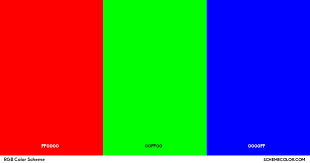
#> input picture color detection/sample images/download (2).png, 310 x 163 px, found by its file name
$ jupyter execute static_image_color_detection.ipynb
#> lines starting #> are read from the running program, lines starting #| are printed output that depends on the picture; after the words box and inside, x2 and y2 are one past the last pixel; in counts of white or black regions, pixels touching at a corner belong together
[cell 1]
import cv2
import numpy as np
from google.colab.patches import cv2_imshow  # remove if using pure Jupyter


COLOR_RANGES = {
    "Red": [
        ((0, 120, 70), (10, 255, 255)),
        ((170, 120, 70), (180, 255, 255))
    ],
    "Orange": [((10, 100, 20), (20, 255, 255))],
    "Yellow": [((20, 100, 100), (30, 255, 255))],
    "Green": [((36, 100, 100), (86, 255, 255))],
    "Blue": [((94, 80, 2), (126, 255, 255))],
    "Purple": [((125, 50, 50), (145, 255, 255))],
    "Pink": [((145, 50, 50), (170, 255, 255))],
    "Brown": [((10, 100, 20), (20, 200, 150))],
    "White": [((0, 0, 200), (180, 30, 255))],
    "Black": [((0, 0, 0), (180, 255, 30))]
}


def detect_color_hsv(hsv_img, x, y, region=10):
    h, w, _ = hsv_img.shape

    x1 = max(0, x - region)
    y1 = max(0, y - region)
    x2 = min(w, x + region)
    y2 = min(h, y + region)

    roi = hsv_img[y1:y2, x1:x2]
    avg_hsv = np.mean(roi.reshape(-1, 3), axis=0)

    h_val, s_val, v_val = avg_hsv

    for color, ranges in COLOR_RANGES.items():
        for lower, upper in ranges:
            lower = np.array(lower)
            upper = np.array(upper)
            if lower[0] <= h_val <= upper[0] and \
               lower[1] <= s_val <= upper[1] and \
               lower[2] <= v_val <= upper[2]:
                return color

    return "Unknown"

image_path = "/content/download (2).png"  # change path if needed
image = cv2.imread(image_path)
#> image is the input picture: shape (163, 310, 3); mean B, G, R 92.7, 92.8, 92.3

if image is None:
    print("Image not found!")
else:
    image = cv2.resize(image, (600, 400))
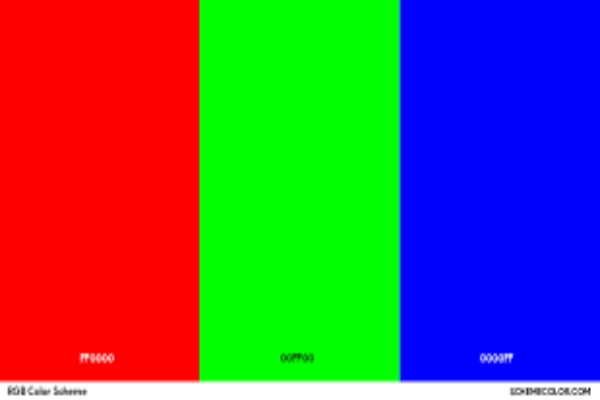
#> image: shape (400, 600, 3); mean B, G, R 92.7, 92.8, 92.3

    hsv_image = cv2.cvtColor(image, cv2.COLOR_BGR2HSV)
#> hsv_image: shape (400, 600, 3); mean H, S, V 57.7, 242.9, 253.9

    step_size = 60
    for y in range(0, image.shape[0], step_size):
        for x in range(0, image.shape[1], step_size):
            color_name = detect_color_hsv(hsv_image, x, y)

            cv2.putText(
                image,
                color_name,
                (x, y),
                cv2.FONT_HERSHEY_SIMPLEX,
                0.5,
                (255, 255, 255),
                1
            )
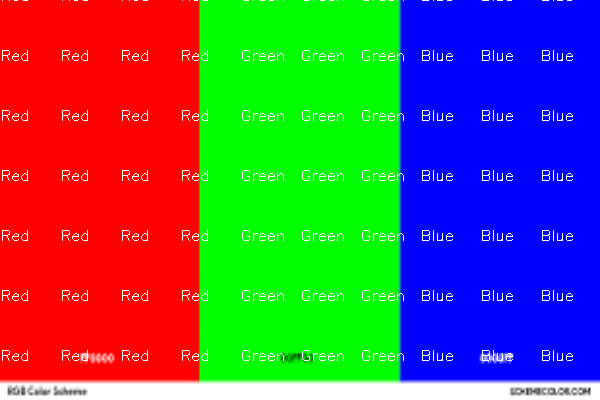
#> image: shape (400, 600, 3); 2.32% of pixels changed, all inside (x1, y1, x2, y2) = (2, 0, 573, 361)

    cv2_imshow(image)
